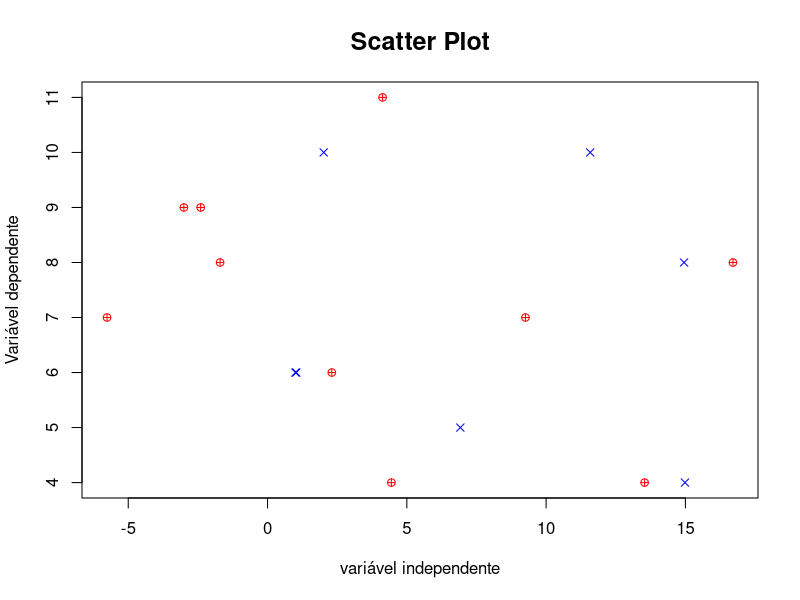

Recreate this plot in R.
setwd('~/projects/DataScience/FCD/RAzureML/big_data_r_azure/Mod04')

set.seed(67)

x = rnorm(10,5,7)
y = rpois(10,7)
z = rnorm(10,6,7)
t = rpois(10,9)

plot(x, y, col = "red", pch = 10, main="Scatter Plot", cex.main = 1.5, xlab = "variável independente", ylab = "Variável dependente")
points(z,t, col = "blue", pch=4)
